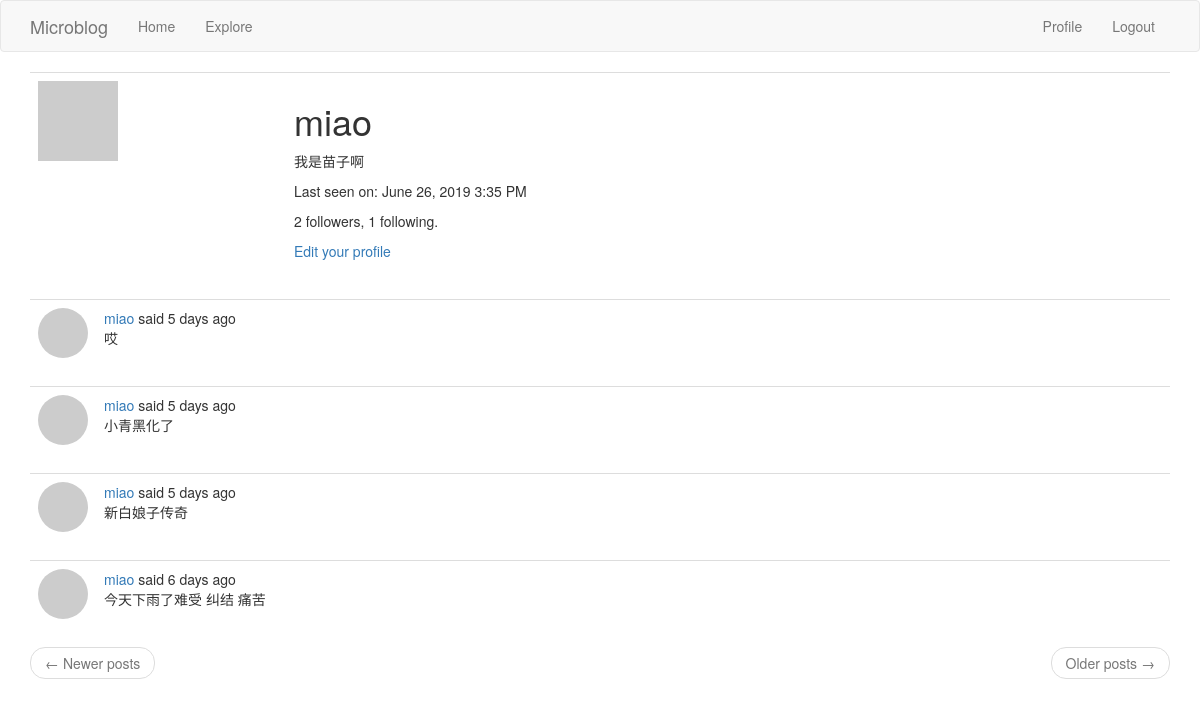
Before: /User/miao (signed in) with the older database file.
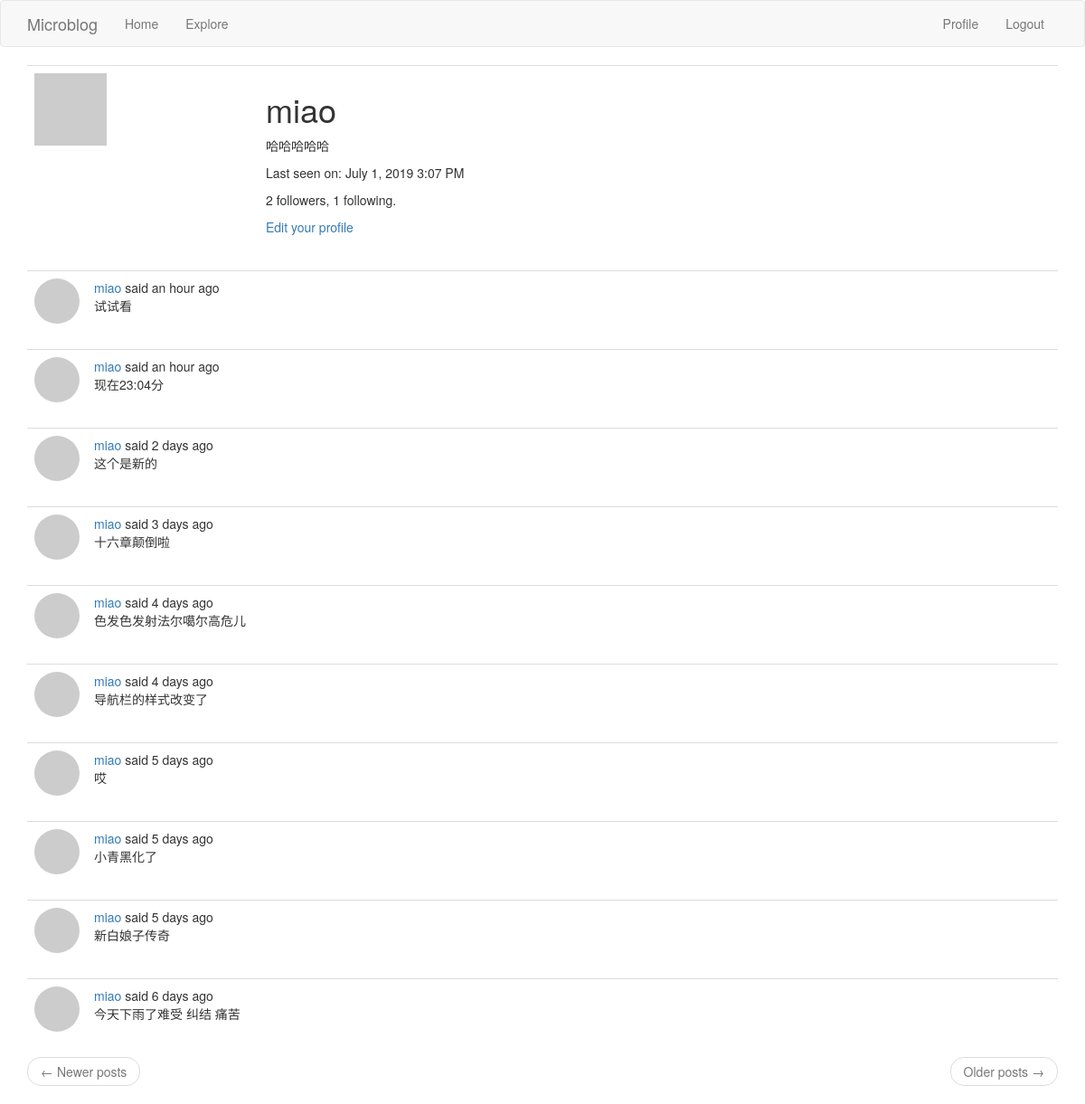
After: the same page with the newer database file.
### app/models.py (models this page shows, shortened)
class User(UserMixin, db.Model):
    id = db.Column(db.Integer, primary_key=True)  # 字段 id ，主键
    username = db.Column(db.String(64), index=True, unique=True)  # unique表示唯一的
    email = db.Column(db.String(120), index=True, unique=True)
    password_hash = db.Column(db.String(128))
    about_me = db.Column(db.String(140))
    last_seen = db.Column(db.DateTime, default=datetime.utcnow)  # 注意datetime.utcnow不要写成datetime.utcnow()
    posts = db.relationship('Post', backref='author', lazy='dynamic')
    followed = db.relationship(
        'User', secondary=followers,
        primaryjoin=(followers.c.follower_id == id),
        secondaryjoin=(followers.c.followed_id == id),
        backref=db.backref('followers', lazy='dynamic'), lazy='dynamic')
    def avatar(self, size):
        digest = md5(self.email.lower().encode('utf-8')).hexdigest()  # md5(b'miao@email.com').hexdigest()获取字符串的md5值
        return 'https://www.gravatar.com/avatar/{}?d=identicon&s={}'.format(digest, size)

class Post(db.Model):
    id = db.Column(db.Integer, primary_key=True)
    body = db.Column(db.String(140))
    timestamp = db.Column(db.DateTime, index=True, default=datetime.utcnow)
    user_id = db.Column(db.Integer, db.ForeignKey('user.id'))  # 初始化为user.id的外键,Flask-SQLAlchemy自动设置类名为小写来作为对应表的名称

### app/routes.py (the view)
@app.route('/User/<username>')
@login_required  # 只能被已登录的用户访问
def user(username):
    user = User.query.filter_by(username=username).first_or_404()
    strart_page = request.args.get('page', 1, type=int)
    end_page = app.config['POSTS_PER_PAGE']
    posts = user.posts.order_by(Post.timestamp.desc()).paginate(strart_page, end_page, False)
    next_url = url_for('user', username=user.usernmae, page=posts.next_num) if posts.has_next else None
    prev_url = url_for('user', username=user.usernmae, page=posts.prev_num) if posts.has_prev else None
    return render_template('user.html', user=user,
                           posts=posts.items,
                           next_url=next_url,
                           prev_url=prev_url)

### app/models.py (called while the page is built)
@login.user_loader
def load_user(id):
    return User.query.get(int(id))

### app/routes.py (called while the page is built)
@app.before_request
def before_request():
    if current_user.is_authenticated:  # 当前用户是否已经登录
        current_user.last_seen = datetime.utcnow()
        db.session.commit()  # 不需要db.session.add()这句，因为当前用户已经存在数据库里了，当前用户是查询得到的
    g.locale = str(get_locale())

### app/templates/user.html
{% extends "base.html" %}
{% block app_content %}
    <table class="table table-hover">
        <tr>
            <td width="256px"><img src="{{ user.avatar(256) }}"></td>
            <td>
                <h1>{{ user.username }}</h1>
                {% if user.about_me %}<p>{{ user.about_me }}</p>{% endif %}
                {% if user.last_seen %}
                    <p>{{ _('Last seen on') }}: {{ moment(user.last_seen).format('LLL') }}</p>
                {% endif %}
                <p>{{ user.followers.count() }} {{ _('followers,') }} {{ user.followed.count() }} {{ _('following.') }}</p>
                {% if user == current_user %}
                    <p><a href="{{ url_for('edit_profile') }}">{{ _('Edit your profile') }}</a></p>
                {% elif not current_user.is_following(user) %}
                    <p><a href="{{ url_for('follow', username=user.username) }}">{{ _('Follow') }}</a></p>
                {% else %}
                    <p><a href="{{ url_for('unfollow', username=user.username) }}">{{ _('Unfollow') }}</a></p>
                {% endif %}
            </td>
        </tr>
    </table>
    {% for post in posts %}
        {% include '_post.html' %}
    {% endfor %}
    <nav aria-label="...">
        <ul class="pager">
            <li class="previous{% if not prev_url %} disabled{% endif %}">
                <a href="{{ prev_url or '#' }}">
                    <span aria-hidden="true">&larr;</span> Newer posts
                </a>
            </li>
            <li class="next{% if not next_url %} disabled{% endif %}">
                <a href="{{ next_url or '#' }}">
                    Older posts <span aria-hidden="true">&rarr;</span>
                </a>
            </li>
        </ul>
    </nav>
{% endblock %}

### app/templates/base.html (shortened to what this page needs)
{% extends 'bootstrap/base.html' %}
{% block navbar %}
    <nav class="navbar navbar-default">
        <div class="container">
            <div class="navbar-header">
                <a class="navbar-brand" href="{{ url_for('index') }}">Microblog</a>
            </div>
            <div class="collapse navbar-collapse" id="bs-example-navbar-collapse-1">
                <ul class="nav navbar-nav">
                    <li><a href="{{ url_for('index') }}">{{ _('Home') }}</a></li>
                    <li><a href="{{ url_for('explore') }}">{{ _('Explore') }}</a></li>
                </ul>
                <ul class="nav navbar-nav navbar-right">
                    {% if current_user.is_anonymous %}
                        <li><a href="{{ url_for('login') }}">{{ _('Login') }}</a></li>
                    {% else %}
                        <li><a href="{{ url_for('user', username=current_user.username) }}">{{ _('Profile') }}</a></li>
                        <li><a href="{{ url_for('logout') }}">{{ _('Logout') }}</a></li>
                    {% endif %}
                </ul>
            </div>
        </div>
    </nav>
{% endblock %}
{% block content %}
    <div class="container">
        {% block app_content %}{% endblock %}
    </div>
{% endblock %}

### app/templates/_post.html (shortened to what this page needs)
<table class="table table-hover">
    <tr>
        <td width="50px">
            <a href="{{ url_for('user', username=post.author.username) }}">
                <div style="width: 50px;height: 50px; border-radius:50%;overflow: hidden;">
                    <img src="{{ post.author.avatar(50) }}"/>
                </div>
            </a>
        </td>
        <td>
            {{ _('%(username)s said %(when)s', username=user_link, when=moment(post.timestamp).fromNow()) }}<br>
            {{ post.body }}
        </td>
    </tr>
</table>

Changed rows visible on the page:
changed User "miao": about_me "我是苗子啊" → "哈哈哈哈哈"; last_seen "June 26, 2019 3:35 PM" → "July 1, 2019 3:07 PM"
added Post: body "试试看"
added Post: body "现在23:04分"
added Post: body "这个是新的"
added Post: body "十六章颠倒啦"
added Post: body "色发色发射法尔噶尔高危儿"
added Post: body "导航栏的样式改变了"
